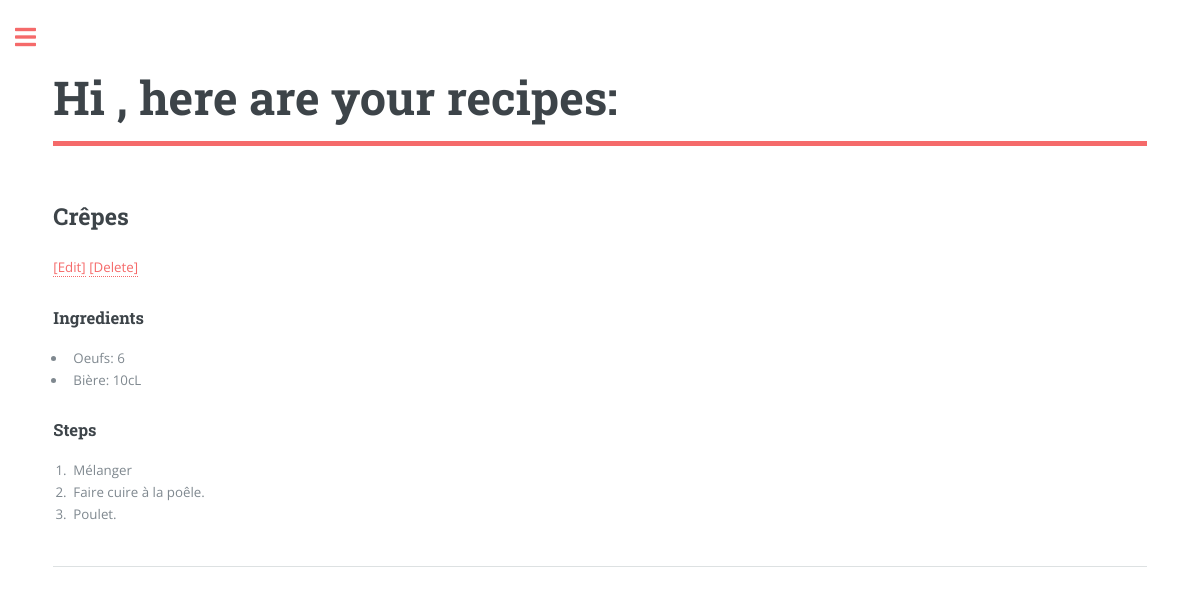
The page /2/list_recipes on the database as committed earlier.
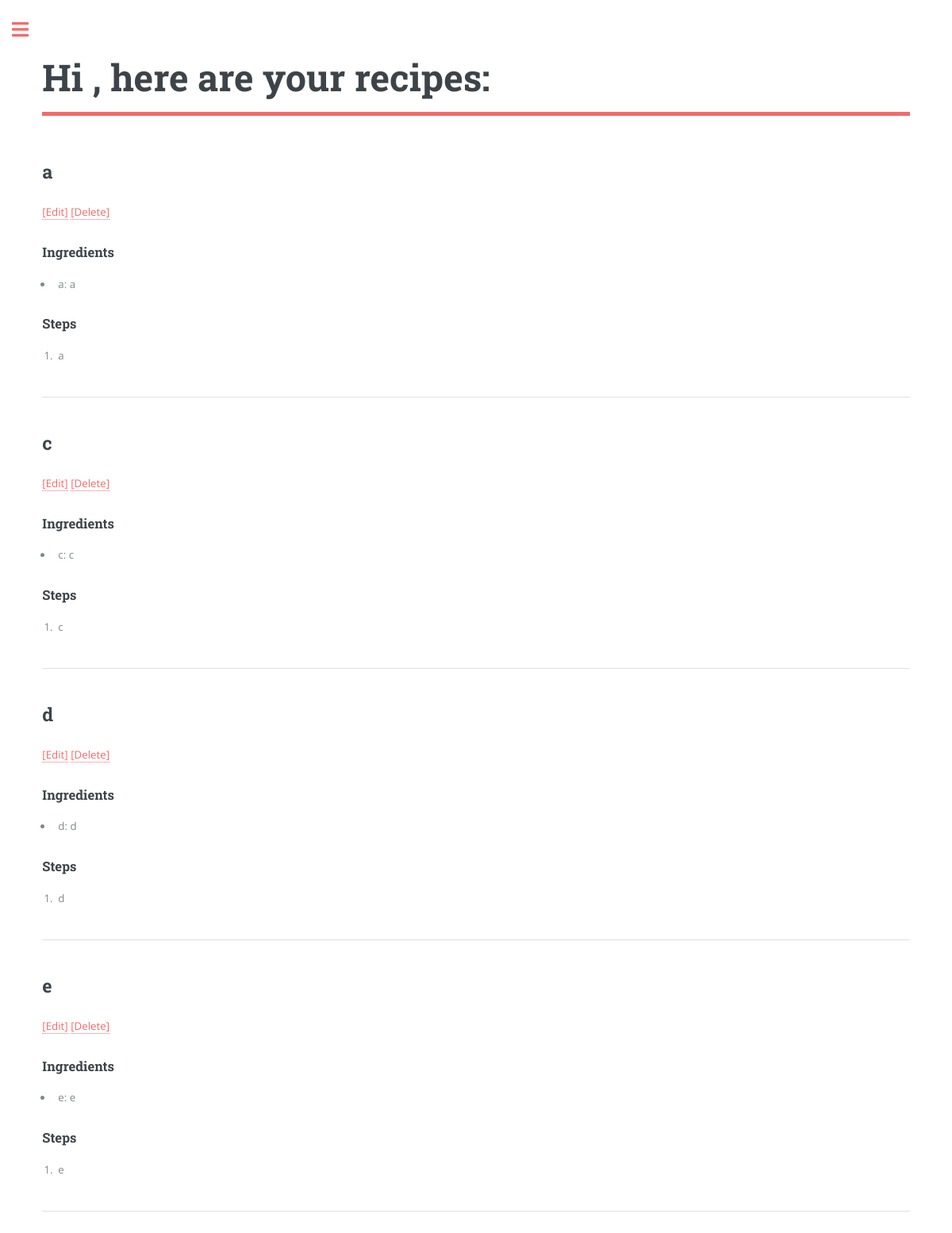
The same page on the database as committed later.
### app/models.py (models this page shows, shortened)
class Recipe(db.Model):
    id: so.Mapped[int] = so.mapped_column(primary_key=True)
    name: so.Mapped[str] = so.mapped_column(sa.String, index=True)
    user_id: so.Mapped[int] = so.mapped_column(
        sa.ForeignKey(User.id, name="fk_recipe_user"), index=True
    )
    ingredients: so.WriteOnlyMapped["Ingredient"] = so.relationship(
        back_populates="recipe_q"
    )
    steps: so.WriteOnlyMapped["Step"] = so.relationship(back_populates="recipe_s")
    user: so.Mapped[User] = so.relationship(back_populates="recipes")
    def list_ingredients(self):
        return (
            db.session.query(Ingredient).filter(Ingredient.recipe_id == self.id).all()
        )
    def list_steps(self):
        return (
            db.session.query(Step)
            .filter(Step.recipe_id == self.id)
            .order_by(Step.number)
            .all()
        )

class Ingredient(db.Model):
    id: so.Mapped[int] = so.mapped_column(primary_key=True)
    name: so.Mapped[str] = so.mapped_column(sa.String)
    quantity: so.Mapped[Optional[str]] = so.mapped_column(sa.String)
    recipe_id: so.Mapped[int] = so.mapped_column(
        sa.ForeignKey(Recipe.id, name="fk_ingredient_recipe"), index=True
    )
    recipe_q: so.Mapped[Recipe] = so.relationship(back_populates="ingredients")

class Step(db.Model):
    id: so.Mapped[int] = so.mapped_column(primary_key=True)
    number: so.Mapped[int] = so.mapped_column(sa.Integer, nullable=False)
    body: so.Mapped[str] = so.mapped_column(sa.String, nullable=False)
    recipe_id: so.Mapped[int] = so.mapped_column(sa.ForeignKey(Recipe.id), index=True)
    recipe_s: so.Mapped[Recipe] = so.relationship(back_populates="steps")

### app/routes.py (the view)
@app.route("/<int:user_id>/list_recipes")
def list_recipes(user_id):
    recipes = (
        db.session.query(Recipe)
        .filter(Recipe.user_id == user_id)
        .order_by(Recipe.name.asc())
        .all()
    )
    return render_template(
        "list_recipes.html",
        recipes=recipes,
    )

### app/templates/list_recipes.html
{% extends 'base.html' %}
{% block content %}
<header id="header">
    <h1>Hi {{ current_user.username }}, here are your recipes:</h1>
</header>
<section id="list-recipes">
    {% for recipe in recipes %}
        <h2>{{ recipe.name }} </h2>
        <p>
            <a href="{{ url_for('edit_recipe', recipe_id=recipe.id) }}">[Edit]</a>
            <a href="{{ url_for('delete_recipe', recipe_id=recipe.id) }}">[Delete]</a>
        </p>
        <h3>Ingredients</h3>
        <ul>
            {% for ingredient in recipe.list_ingredients() %}
            <li>{{ ingredient.name }}: {{ ingredient.quantity }}</li>
            {% endfor %}
        </ul>
        <h3>Steps</h3>
        <ol>
            {% for step in recipe.list_steps() %}
            <li>{{ step.body }}</li>
            {% endfor %}
        </ol>
        <hr class="major" />
    {% endfor %}
</section>
{% endblock %}

### app/templates/base.html (shortened to what this page needs)
<!DOCTYPE HTML>
<html>
	<head>
		<link rel="stylesheet" href="{{ url_for('static', filename='assets/css/main.css') }}" />
	</head>
	<body class="is-preload">
			<div id="wrapper">
					<div id="main">
						<div class="inner">
                            {% block content %}{% endblock %}
                        </div>
                    </div>
			</div>
	</body>
</html>

### app/static/assets/css/main.css (style rules this page uses)
html, body, div, span, applet, object, iframe, h1, h2, h3, h4, h5, h6, p, blockquote, pre, a, abbr, acronym, address, big, cite, code, del, dfn, em, img, ins, kbd, q, s, samp, small, strike, strong, sub, sup, tt, var, b, u, i, center, dl, dt, dd, ol, ul, li, fieldset, form, label, legend, table, caption, tbody, tfoot, thead, tr, th, td, article, aside, canvas, details, embed, figure, figcaption, footer, header, hgroup, menu, nav, output, ruby, section, summary, time, mark, audio, video { margin: 0; padding: 0; border: 0; font-size: 100%; font: inherit; vertical-align: baseline; }
article, aside, details, figcaption, figure, footer, header, hgroup, menu, nav, section { display: block; }
body { line-height: 1; }
ol, ul { list-style: none; }
body { -webkit-text-size-adjust: none; }
body { -ms-overflow-style: scrollbar; }
html { box-sizing: border-box; }
*, *:before, *:after { box-sizing: inherit; }
body { background: #ffffff; }
body, input, select, textarea { color: #7f888f; font-family: "Open Sans", sans-serif; font-size: 13pt; font-weight: 400; line-height: 1.65; }
@media screen and (max-width: 1680px) { body, input, select, textarea { font-size: 11pt; } }
@media screen and (max-width: 1280px) { body, input, select, textarea { font-size: 10pt; } }
a { -moz-transition: color 0.2s ease-in-out, border-bottom-color 0.2s ease-in-out; -webkit-transition: color 0.2s ease-in-out, border-bottom-color 0.2s ease-in-out; -ms-transition: color 0.2s ease-in-out, border-bottom-color 0.2s ease-in-out; transition: color 0.2s ease-in-out, border-bottom-color 0.2s ease-in-out; border-bottom: dotted 1px; color: #f56a6a; text-decoration: none; }
p { margin: 0 0 2em 0; }
h1, h2, h3, h4, h5, h6 { color: #3d4449; font-family: "Roboto Slab", serif; font-weight: 700; line-height: 1.5; margin: 0 0 1em 0; }
h1 { font-size: 4em; margin: 0 0 0.5em 0; line-height: 1.3; }
h2 { font-size: 1.75em; }
h3 { font-size: 1.25em; }
@media screen and (max-width: 1680px) { h1 { font-size: 3.5em; } }
hr { border: 0; border-bottom: solid 1px rgba(210, 215, 217, 0.75); margin: 2em 0; }
hr.major { margin: 3em 0; }
ol { list-style: decimal; margin: 0 0 2em 0; padding-left: 1.25em; }
ol li { padding-left: 0.25em; }
ul { list-style: disc; margin: 0 0 2em 0; padding-left: 1em; }
ul li { padding-left: 0.5em; }
#wrapper { display: -moz-flex; display: -webkit-flex; display: -ms-flex; display: flex; -moz-flex-direction: row-reverse; -webkit-flex-direction: row-reverse; -ms-flex-direction: row-reverse; flex-direction: row-reverse; min-height: 100vh; }
#main { -moz-flex-grow: 1; -webkit-flex-grow: 1; -ms-flex-grow: 1; flex-grow: 1; -moz-flex-shrink: 1; -webkit-flex-shrink: 1; -ms-flex-shrink: 1; flex-shrink: 1; width: 100%; }
#main > .inner { padding: 0 6em 0.1em 6em ; margin: 0 auto; max-width: 110em; }
#main > .inner > section { padding: 6em 0 4em 0 ; border-top: solid 2px rgba(210, 215, 217, 0.75); }
#main > .inner > section:first-of-type { border-top: 0 !important; }
@media screen and (max-width: 1680px) { #main > .inner { padding: 0 5em 0.1em 5em ; } }
@media screen and (max-width: 1680px) { #main > .inner > section { padding: 5em 0 3em 0 ; } }
@media screen and (max-width: 1280px) { #main > .inner { padding: 0 4em 0.1em 4em ; } }
@media screen and (max-width: 1280px) { #main > .inner > section { padding: 4em 0 2em 0 ; } }
#header { display: -moz-flex; display: -webkit-flex; display: -ms-flex; display: flex; border-bottom: solid 5px #f56a6a; padding: 6em 0 1em 0; position: relative; }
#header > * { -moz-flex: 1; -webkit-flex: 1; -ms-flex: 1; flex: 1; margin-bottom: 0; }
@media screen and (max-width: 1680px) { #header { padding-top: 5em; } }

Rows that differ between the two databases and show on the page:
removed Recipe: name "Crêpes", Ingredient (name "Oeufs", quantity "6"), Ingredient (name "Bière", quantity "10cL"), Step (body "Mélanger"), Step (body "Faire cuire à la poêle.")
removed Step: body "Poulet.", shown under "Crêpes"
added Recipe: name "a"
now on this page (row edited): Ingredient: name "a", quantity "a"
now on this page (row edited): Step: body "a"
added Recipe: name "c", Ingredient (name "c", quantity "c")
now on this page (row edited): Step: body "c"
added Recipe: name "d", Ingredient (name "d", quantity "d"), Step (body "d")
added Recipe: name "e", Step (body "e")
added Ingredient: name "e", quantity "e"
